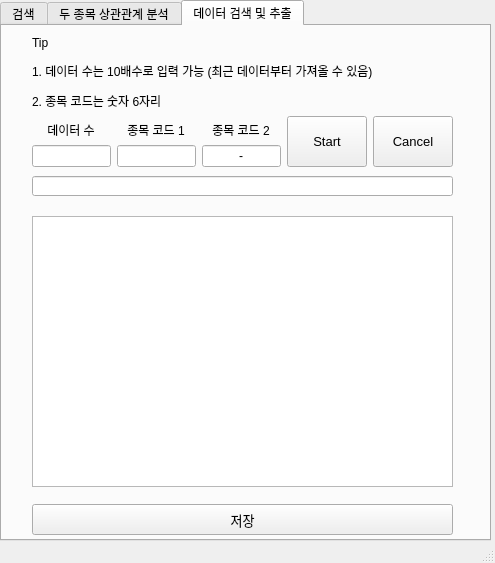
<?xml version="1.0" encoding="UTF-8"?>
<ui version="4.0">
 <class>MainWindow</class>
 <widget class="QMainWindow" name="MainWindow">
  <property name="geometry">
   <rect>
    <x>0</x>
    <y>0</y>
    <width>495</width>
    <height>563</height>
   </rect>
  </property>
  <property name="font">
   <font>
    <stylestrategy>PreferAntialias</stylestrategy>
   </font>
  </property>
  <property name="windowTitle">
   <string>MainWindow</string>
  </property>
  <widget class="QWidget" name="centralwidget">
   <widget class="QTabWidget" name="tabWidget">
    <property name="geometry">
     <rect>
      <x>0</x>
      <y>0</y>
      <width>491</width>
      <height>541</height>
     </rect>
    </property>
    <property name="currentIndex">
     <number>2</number>
    </property>
    <widget class="QWidget" name="tab_1">
     <attribute name="title">
      <string>검색</string>
     </attribute>
     <widget class="QLineEdit" name="lineEdit">
      <property name="geometry">
       <rect>
        <x>180</x>
        <y>240</y>
        <width>150</width>
        <height>51</height>
       </rect>
      </property>
      <property name="layoutDirection">
       <enum>Qt::LeftToRight</enum>
      </property>
      <property name="text">
       <string>준비중</string>
      </property>
      <property name="frame">
       <bool>true</bool>
      </property>
      <property name="alignment">
       <set>Qt::AlignCenter</set>
      </property>
      <property name="readOnly">
       <bool>true</bool>
      </property>
     </widget>
    </widget>
    <widget class="QWidget" name="tab_3">
     <attribute name="title">
      <string>두 종목 상관관계 분석</string>
     </attribute>
     <widget class="QTabWidget" name="tabWidget_2">
      <property name="geometry">
       <rect>
        <x>30</x>
        <y>180</y>
        <width>421</width>
        <height>331</height>
       </rect>
      </property>
      <property name="sizePolicy">
       <sizepolicy hsizetype="Ignored" vsizetype="Ignored">
        <horstretch>0</horstretch>
        <verstretch>0</verstretch>
       </sizepolicy>
      </property>
      <property name="currentIndex">
       <number>1</number>
      </property>
      <widget class="QWidget" name="tab">
       <attribute name="title">
        <string>분석 결과 값</string>
       </attribute>
       <widget class="QTableView" name="result_table">
        <property name="geometry">
         <rect>
          <x>10</x>
          <y>10</y>
          <width>391</width>
          <height>251</height>
         </rect>
        </property>
       </widget>
       <widget class="QPushButton" name="save_btn_1">
        <property name="geometry">
         <rect>
          <x>10</x>
          <y>270</y>
          <width>391</width>
          <height>31</height>
         </rect>
        </property>
        <property name="sizePolicy">
         <sizepolicy hsizetype="Maximum" vsizetype="Ignored">
          <horstretch>0</horstretch>
          <verstretch>0</verstretch>
         </sizepolicy>
        </property>
        <property name="font">
         <font>
          <pointsize>10</pointsize>
          <stylestrategy>PreferAntialias</stylestrategy>
         </font>
        </property>
        <property name="autoFillBackground">
         <bool>false</bool>
        </property>
        <property name="text">
         <string>저장</string>
        </property>
       </widget>
      </widget>
      <widget class="QWidget" name="tab_13">
       <attribute name="title">
        <string>분석 그래프</string>
       </attribute>
       <widget class="QPushButton" name="save_btn_2">
        <property name="geometry">
         <rect>
          <x>10</x>
          <y>270</y>
          <width>391</width>
          <height>31</height>
         </rect>
        </property>
        <property name="sizePolicy">
         <sizepolicy hsizetype="Maximum" vsizetype="Ignored">
          <horstretch>0</horstretch>
          <verstretch>0</verstretch>
         </sizepolicy>
        </property>
        <property name="font">
         <font>
          <pointsize>10</pointsize>
          <stylestrategy>PreferAntialias</stylestrategy>
         </font>
        </property>
        <property name="autoFillBackground">
         <bool>false</bool>
        </property>
        <property name="text">
         <string>저장</string>
        </property>
       </widget>
      </widget>
     </widget>
     <widget class="QWidget" name="horizontalLayoutWidget_5">
      <property name="geometry">
       <rect>
        <x>30</x>
        <y>90</y>
        <width>421</width>
        <height>51</height>
       </rect>
      </property>
      <layout class="QHBoxLayout" name="horizontalLayout">
       <item>
        <layout class="QHBoxLayout" name="horizontalLayout_1">
         <item>
          <layout class="QVBoxLayout" name="verticalLayout_1">
           <item alignment="Qt::AlignHCenter|Qt::AlignBottom">
            <widget class="QLabel" name="label1">
             <property name="sizePolicy">
              <sizepolicy hsizetype="Fixed" vsizetype="Fixed">
               <horstretch>0</horstretch>
               <verstretch>0</verstretch>
              </sizepolicy>
             </property>
             <property name="font">
              <font>
               <pointsize>9</pointsize>
               <stylestrategy>PreferAntialias</stylestrategy>
              </font>
             </property>
             <property name="text">
              <string>데이터 수</string>
             </property>
             <property name="alignment">
              <set>Qt::AlignCenter</set>
             </property>
            </widget>
           </item>
           <item>
            <widget class="QLineEdit" name="data_len">
             <property name="sizePolicy">
              <sizepolicy hsizetype="Ignored" vsizetype="Ignored">
               <horstretch>0</horstretch>
               <verstretch>0</verstretch>
              </sizepolicy>
             </property>
             <property name="inputMethodHints">
              <set>Qt::ImhDigitsOnly</set>
             </property>
             <property name="text">
              <string/>
             </property>
             <property name="alignment">
              <set>Qt::AlignCenter</set>
             </property>
            </widget>
           </item>
          </layout>
         </item>
         <item>
          <layout class="QVBoxLayout" name="verticalLayout_2">
           <item alignment="Qt::AlignHCenter|Qt::AlignBottom">
            <widget class="QLabel" name="label_2">
             <property name="sizePolicy">
              <sizepolicy hsizetype="Fixed" vsizetype="Fixed">
               <horstretch>0</horstretch>
               <verstretch>0</verstretch>
              </sizepolicy>
             </property>
             <property name="font">
              <font>
               <pointsize>9</pointsize>
               <stylestrategy>PreferAntialias</stylestrategy>
              </font>
             </property>
             <property name="text">
              <string>종목 코드 1</string>
             </property>
             <property name="alignment">
              <set>Qt::AlignCenter</set>
             </property>
            </widget>
           </item>
           <item>
            <widget class="QLineEdit" name="stock_num1">
             <property name="sizePolicy">
              <sizepolicy hsizetype="Ignored" vsizetype="Ignored">
               <horstretch>0</horstretch>
               <verstretch>0</verstretch>
              </sizepolicy>
             </property>
             <property name="inputMethodHints">
              <set>Qt::ImhDigitsOnly</set>
             </property>
             <property name="text">
              <string/>
             </property>
             <property name="alignment">
              <set>Qt::AlignCenter</set>
             </property>
            </widget>
           </item>
          </layout>
         </item>
         <item>
          <layout class="QVBoxLayout" name="verticalLayout_3">
           <item alignment="Qt::AlignHCenter|Qt::AlignBottom">
            <widget class="QLabel" name="label_3">
             <property name="sizePolicy">
              <sizepolicy hsizetype="Fixed" vsizetype="Fixed">
               <horstretch>0</horstretch>
               <verstretch>0</verstretch>
              </sizepolicy>
             </property>
             <property name="font">
              <font>
               <pointsize>9</pointsize>
               <stylestrategy>PreferAntialias</stylestrategy>
              </font>
             </property>
             <property name="text">
              <string>종목 코드 2</string>
             </property>
             <property name="alignment">
              <set>Qt::AlignCenter</set>
             </property>
            </widget>
           </item>
           <item>
            <widget class="QLineEdit" name="stock_num2">
             <property name="sizePolicy">
              <sizepolicy hsizetype="Ignored" vsizetype="Ignored">
               <horstretch>0</horstretch>
               <verstretch>0</verstretch>
              </sizepolicy>
             </property>
             <property name="inputMethodHints">
              <set>Qt::ImhDigitsOnly</set>
             </property>
             <property name="text">
              <string/>
             </property>
             <property name="alignment">
              <set>Qt::AlignCenter</set>
             </property>
            </widget>
           </item>
          </layout>
         </item>
        </layout>
       </item>
       <item>
        <widget class="QPushButton" name="Start_btn_1">
         <property name="sizePolicy">
          <sizepolicy hsizetype="Maximum" vsizetype="Ignored">
           <horstretch>0</horstretch>
           <verstretch>0</verstretch>
          </sizepolicy>
         </property>
         <property name="font">
          <font>
           <pointsize>10</pointsize>
           <stylestrategy>PreferAntialias</stylestrategy>
          </font>
         </property>
         <property name="autoFillBackground">
          <bool>false</bool>
         </property>
         <property name="text">
          <string>Start</string>
         </property>
         <property name="autoDefault">
          <bool>false</bool>
         </property>
        </widget>
       </item>
       <item>
        <widget class="QPushButton" name="Cancel_btn_1">
         <property name="sizePolicy">
          <sizepolicy hsizetype="Maximum" vsizetype="Ignored">
           <horstretch>0</horstretch>
           <verstretch>0</verstretch>
          </sizepolicy>
         </property>
         <property name="font">
          <font>
           <pointsize>10</pointsize>
           <stylestrategy>PreferAntialias</stylestrategy>
          </font>
         </property>
         <property name="autoFillBackground">
          <bool>false</bool>
         </property>
         <property name="text">
          <string>Cancel</string>
         </property>
        </widget>
       </item>
      </layout>
     </widget>
     <widget class="QLabel" name="label1_2">
      <property name="geometry">
       <rect>
        <x>30</x>
        <y>10</y>
        <width>421</width>
        <height>71</height>
       </rect>
      </property>
      <property name="sizePolicy">
       <sizepolicy hsizetype="Fixed" vsizetype="Fixed">
        <horstretch>0</horstretch>
        <verstretch>0</verstretch>
       </sizepolicy>
      </property>
      <property name="font">
       <font>
        <pointsize>9</pointsize>
        <stylestrategy>PreferAntialias</stylestrategy>
       </font>
      </property>
      <property name="inputMethodHints">
       <set>Qt::ImhNone</set>
      </property>
      <property name="frameShape">
       <enum>QFrame::NoFrame</enum>
      </property>
      <property name="frameShadow">
       <enum>QFrame::Plain</enum>
      </property>
      <property name="text">
       <string>&lt;html&gt;&lt;head/&gt;&lt;body&gt;&lt;p&gt;Tip&lt;/p&gt;&lt;p&gt;1. 데이터 수는 10배수로 입력 가능 (최근 데이터부터 가져올 수 있음)&lt;/p&gt;&lt;p&gt;2. 종목 코드는 숫자 6자리&lt;/p&gt;&lt;/body&gt;&lt;/html&gt;</string>
      </property>
      <property name="textFormat">
       <enum>Qt::AutoText</enum>
      </property>
      <property name="alignment">
       <set>Qt::AlignLeading|Qt::AlignLeft|Qt::AlignVCenter</set>
      </property>
     </widget>
     <widget class="QLineEdit" name="result_1">
      <property name="geometry">
       <rect>
        <x>30</x>
        <y>150</y>
        <width>421</width>
        <height>20</height>
       </rect>
      </property>
      <property name="font">
       <font>
        <weight>75</weight>
        <bold>true</bold>
       </font>
      </property>
      <property name="cursor">
       <cursorShape>IBeamCursor</cursorShape>
      </property>
      <property name="alignment">
       <set>Qt::AlignCenter</set>
      </property>
      <property name="readOnly">
       <bool>true</bool>
      </property>
     </widget>
    </widget>
    <widget class="QWidget" name="tab_2">
     <attribute name="title">
      <string>데이터 검색 및 추출</string>
     </attribute>
     <widget class="QLabel" name="label1_3">
      <property name="geometry">
       <rect>
        <x>30</x>
        <y>10</y>
        <width>421</width>
        <height>71</height>
       </rect>
      </property>
      <property name="sizePolicy">
       <sizepolicy hsizetype="Fixed" vsizetype="Fixed">
        <horstretch>0</horstretch>
        <verstretch>0</verstretch>
       </sizepolicy>
      </property>
      <property name="font">
       <font>
        <pointsize>9</pointsize>
        <stylestrategy>PreferAntialias</stylestrategy>
       </font>
      </property>
      <property name="frameShape">
       <enum>QFrame::NoFrame</enum>
      </property>
      <property name="frameShadow">
       <enum>QFrame::Plain</enum>
      </property>
      <property name="text">
       <string>&lt;html&gt;&lt;head/&gt;&lt;body&gt;&lt;p&gt;Tip&lt;/p&gt;&lt;p&gt;1. 데이터 수는 10배수로 입력 가능 (최근 데이터부터 가져올 수 있음)&lt;/p&gt;&lt;p&gt;2. 종목 코드는 숫자 6자리&lt;/p&gt;&lt;/body&gt;&lt;/html&gt;</string>
      </property>
      <property name="textFormat">
       <enum>Qt::AutoText</enum>
      </property>
      <property name="alignment">
       <set>Qt::AlignLeading|Qt::AlignLeft|Qt::AlignVCenter</set>
      </property>
     </widget>
     <widget class="QPushButton" name="save_btn_3">
      <property name="geometry">
       <rect>
        <x>30</x>
        <y>478</y>
        <width>421</width>
        <height>31</height>
       </rect>
      </property>
      <property name="sizePolicy">
       <sizepolicy hsizetype="Maximum" vsizetype="Ignored">
        <horstretch>0</horstretch>
        <verstretch>0</verstretch>
       </sizepolicy>
      </property>
      <property name="font">
       <font>
        <pointsize>10</pointsize>
        <stylestrategy>PreferAntialias</stylestrategy>
       </font>
      </property>
      <property name="autoFillBackground">
       <bool>false</bool>
      </property>
      <property name="text">
       <string>저장</string>
      </property>
     </widget>
     <widget class="QWidget" name="horizontalLayoutWidget_6">
      <property name="geometry">
       <rect>
        <x>30</x>
        <y>90</y>
        <width>421</width>
        <height>51</height>
       </rect>
      </property>
      <layout class="QHBoxLayout" name="horizontalLayout_4">
       <item>
        <layout class="QHBoxLayout" name="horizontalLayout_5">
         <item>
          <layout class="QVBoxLayout" name="verticalLayout_7">
           <item alignment="Qt::AlignHCenter|Qt::AlignBottom">
            <widget class="QLabel" name="label1_5">
             <property name="sizePolicy">
              <sizepolicy hsizetype="Fixed" vsizetype="Fixed">
               <horstretch>0</horstretch>
               <verstretch>0</verstretch>
              </sizepolicy>
             </property>
             <property name="font">
              <font>
               <pointsize>9</pointsize>
               <stylestrategy>PreferAntialias</stylestrategy>
              </font>
             </property>
             <property name="text">
              <string>데이터 수</string>
             </property>
             <property name="alignment">
              <set>Qt::AlignCenter</set>
             </property>
            </widget>
           </item>
           <item>
            <widget class="QLineEdit" name="data_len_2">
             <property name="sizePolicy">
              <sizepolicy hsizetype="Ignored" vsizetype="Ignored">
               <horstretch>0</horstretch>
               <verstretch>0</verstretch>
              </sizepolicy>
             </property>
             <property name="inputMethodHints">
              <set>Qt::ImhDigitsOnly</set>
             </property>
             <property name="text">
              <string/>
             </property>
             <property name="alignment">
              <set>Qt::AlignCenter</set>
             </property>
            </widget>
           </item>
          </layout>
         </item>
         <item>
          <layout class="QVBoxLayout" name="verticalLayout_8">
           <item alignment="Qt::AlignHCenter|Qt::AlignBottom">
            <widget class="QLabel" name="label_6">
             <property name="sizePolicy">
              <sizepolicy hsizetype="Fixed" vsizetype="Fixed">
               <horstretch>0</horstretch>
               <verstretch>0</verstretch>
              </sizepolicy>
             </property>
             <property name="font">
              <font>
               <pointsize>9</pointsize>
               <stylestrategy>PreferAntialias</stylestrategy>
              </font>
             </property>
             <property name="text">
              <string>종목 코드 1</string>
             </property>
             <property name="alignment">
              <set>Qt::AlignCenter</set>
             </property>
            </widget>
           </item>
           <item>
            <widget class="QLineEdit" name="stock_num">
             <property name="sizePolicy">
              <sizepolicy hsizetype="Ignored" vsizetype="Ignored">
               <horstretch>0</horstretch>
               <verstretch>0</verstretch>
              </sizepolicy>
             </property>
             <property name="inputMethodHints">
              <set>Qt::ImhDigitsOnly</set>
             </property>
             <property name="text">
              <string/>
             </property>
             <property name="alignment">
              <set>Qt::AlignCenter</set>
             </property>
            </widget>
           </item>
          </layout>
         </item>
         <item>
          <layout class="QVBoxLayout" name="verticalLayout_9">
           <item alignment="Qt::AlignHCenter|Qt::AlignBottom">
            <widget class="QLabel" name="label_7">
             <property name="sizePolicy">
              <sizepolicy hsizetype="Fixed" vsizetype="Fixed">
               <horstretch>0</horstretch>
               <verstretch>0</verstretch>
              </sizepolicy>
             </property>
             <property name="font">
              <font>
               <pointsize>9</pointsize>
               <stylestrategy>PreferAntialias</stylestrategy>
              </font>
             </property>
             <property name="text">
              <string>종목 코드 2</string>
             </property>
             <property name="alignment">
              <set>Qt::AlignCenter</set>
             </property>
            </widget>
           </item>
           <item>
            <widget class="QLineEdit" name="stock_num_2">
             <property name="sizePolicy">
              <sizepolicy hsizetype="Ignored" vsizetype="Ignored">
               <horstretch>0</horstretch>
               <verstretch>0</verstretch>
              </sizepolicy>
             </property>
             <property name="inputMethodHints">
              <set>Qt::ImhDigitsOnly</set>
             </property>
             <property name="text">
              <string>-</string>
             </property>
             <property name="alignment">
              <set>Qt::AlignCenter</set>
             </property>
             <property name="readOnly">
              <bool>true</bool>
             </property>
            </widget>
           </item>
          </layout>
         </item>
        </layout>
       </item>
       <item>
        <widget class="QPushButton" name="Start_btn_2">
         <property name="sizePolicy">
          <sizepolicy hsizetype="Maximum" vsizetype="Ignored">
           <horstretch>0</horstretch>
           <verstretch>0</verstretch>
          </sizepolicy>
         </property>
         <property name="font">
          <font>
           <pointsize>10</pointsize>
           <stylestrategy>PreferAntialias</stylestrategy>
          </font>
         </property>
         <property name="autoFillBackground">
          <bool>false</bool>
         </property>
         <property name="text">
          <string>Start</string>
         </property>
         <property name="autoDefault">
          <bool>false</bool>
         </property>
        </widget>
       </item>
       <item>
        <widget class="QPushButton" name="Cancel_btn_2">
         <property name="sizePolicy">
          <sizepolicy hsizetype="Maximum" vsizetype="Ignored">
           <horstretch>0</horstretch>
           <verstretch>0</verstretch>
          </sizepolicy>
         </property>
         <property name="font">
          <font>
           <pointsize>10</pointsize>
           <stylestrategy>PreferAntialias</stylestrategy>
          </font>
         </property>
         <property name="autoFillBackground">
          <bool>false</bool>
         </property>
         <property name="text">
          <string>Cancel</string>
         </property>
        </widget>
       </item>
      </layout>
     </widget>
     <widget class="QLineEdit" name="result_2">
      <property name="geometry">
       <rect>
        <x>30</x>
        <y>150</y>
        <width>421</width>
        <height>20</height>
       </rect>
      </property>
      <property name="font">
       <font>
        <weight>75</weight>
        <bold>true</bold>
       </font>
      </property>
      <property name="cursor">
       <cursorShape>IBeamCursor</cursorShape>
      </property>
      <property name="alignment">
       <set>Qt::AlignCenter</set>
      </property>
      <property name="dragEnabled">
       <bool>true</bool>
      </property>
      <property name="readOnly">
       <bool>true</bool>
      </property>
     </widget>
     <widget class="QTableView" name="tableView">
      <property name="geometry">
       <rect>
        <x>30</x>
        <y>190</y>
        <width>421</width>
        <height>271</height>
       </rect>
      </property>
      <property name="sizePolicy">
       <sizepolicy hsizetype="Ignored" vsizetype="Ignored">
        <horstretch>0</horstretch>
        <verstretch>0</verstretch>
       </sizepolicy>
      </property>
     </widget>
    </widget>
   </widget>
  </widget>
  <widget class="QStatusBar" name="statusbar"/>
 </widget>
 <resources/>
 <connections/>
</ui>
